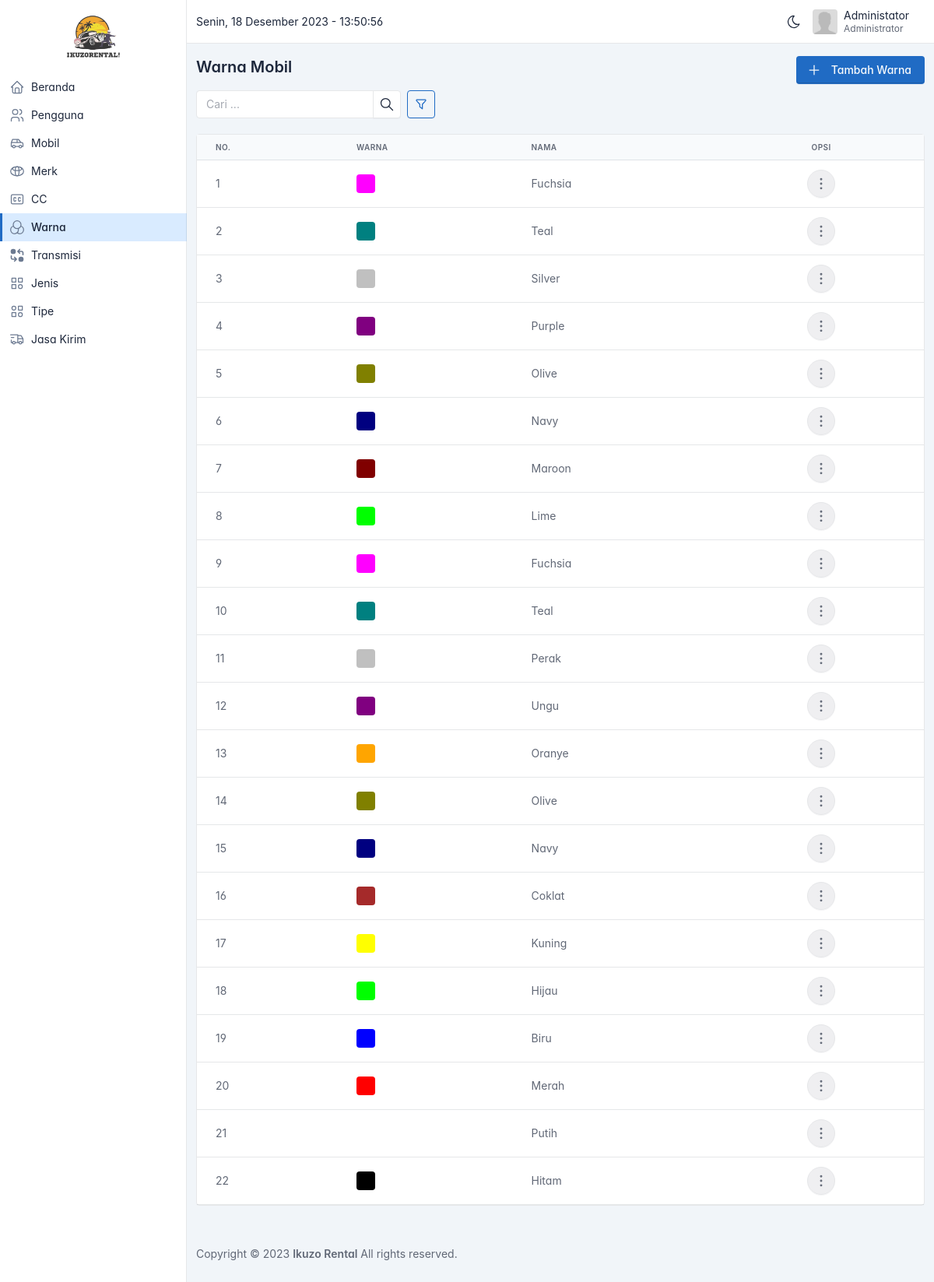
Page /admin/warna-mobil.php (signed in) on the committed database.
### tables this page shows
CREATE TABLE `warna` (
  `id` bigint(20) UNSIGNED NOT NULL,
  `nama` varchar(255) NOT NULL,
  `kode` varchar(255) NOT NULL
);

### admin/warna-mobil.php (the view, shortened to what this page needs)
<?php
include('partials/header.php');
$sortables = [
  'nama' => 'Nama',
];
$query = "SELECT * FROM warna WHERE nama != 'Lainnya'";
if (isParamsExist(['sortby'])) {
  if (!array_key_exists($_GET['sortby'], $sortables)) {
    $_GET['sortby'] = 'id';
  } else {
    $sortby = $_GET['sortby'];
  }
  $order = getValidOrder($_GET['order'] ?? 'ASC');
  $query .= " ORDER BY $sortby $order";
} else {
  $query .= " ORDER BY id DESC";
}
$result = $conn->query($query);
$warna = $result->fetch_all(MYSQLI_ASSOC);
?>
<div class="page-header d-print-none mt-2">
  <div class="container-xl">
    <div class="row g-2 align-items-center">
      <div class="col">
        <h3 class="page-title">
          Warna Mobil
        </h3>
      </div>
      <div class="col-auto ms-auto d-print-none mt-3">
        <div class="btn-list d-flex">
          <a href="tambah-warna-mobil.php" class="btn btn-primary d-none d-sm-inline-block" id="btnAdd">
            Tambah Warna
          </a>
        </div>
      </div>
    </div>
    <div class="row g-2 align-items-center">
      <div class="col col-sm-8 col-md-6 col-xl-4 mt-3 d-flex">
        <div class="input-group me-2">
          <input type="text" class="form-control" placeholder="Cari ..." id="inputSearch" value="<?= $_GET['q'] ?? '' ?>">
          <button class="btn btn-icon" type="button" id="btnSearch">
          </button>
        </div>
        <a href="#" class="btn btn-outline-primary btn-icon" data-bs-toggle="modal" data-bs-target="#modal-option">
        </a>
      </div>
    </div>
  </div>
</div>
<div class="page-body">
  <div class="container-xl">
    <div class="row">
      <div class="col">
        <div class="card">
          <div class="table-responsive">
            <table class="table card-table table-vcenter text-nowrap datatable">
              <thead>
                <tr>
                  <th>No.</th>
                  <th>Warna</th>
                  <th>Nama</th>
                  <th class="text-center">Opsi</th>
                </tr>
              </thead>
              <tbody>
                <?php foreach ($warna as $index => $item) : ?>
                  <tr class="text-muted">
                    <td>
                      <?= $index + 1 ?>
                    </td>
                    <td>
                        <div class="rounded" style="width: 24px; height: 24px; background-color: <?= $item['kode'] ?>;"></div>
                    </td>
                    <td>
                      <span <?= add_title_tooltip($item['nama'], 24) ?>>
                        <?= mb_strimwidth($item['nama'], 0, 24, '...') ?>
                      </span>
                    </td>
                    <td>
                      <div class="d-flex justify-content-center">
                        <button class="btn btn-icon btn-pill bg-muted-lt" data-bs-toggle="dropdown" aria-expanded="false" title="Lainnya">
                        </button>
                      </div>
                    </td>
                  </tr>
                <?php endforeach ?>
              </tbody>
            </table>
          </div>
        </div>
      </div>
    </div>
  </div>
</div>
<?php include('partials/footer.php') ?>

### admin/partials/header.php (style rules this page uses)
body { font-feature-settings: "cv03", "cv04", "cv11"; }

### rows in the picture
warna: nama "Fuchsia"
warna: nama "Teal"
warna: nama "Silver"
warna: nama "Purple"
warna: nama "Olive"
warna: nama "Navy"
warna: nama "Maroon"
warna: nama "Lime"
warna: nama "Fuchsia"
warna: nama "Teal"
warna: nama "Perak"
warna: nama "Ungu"
warna: nama "Oranye"
warna: nama "Olive"
warna: nama "Navy"
warna: nama "Coklat"
warna: nama "Kuning"
warna: nama "Hijau"
warna: nama "Biru"
warna: nama "Merah"
warna: nama "Putih"
warna: nama "Hitam"

### other values in the picture
mb_strimwidth($_SESSION['user']['nama'], 0, 24, '...') "Administator"
$_SESSION['user']['role'] "Administrator"
